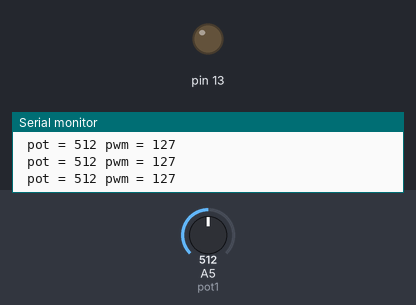
Bench run of a sketch on a simulated Arduino Uno, built with avr-gcc and run on an emulated ATmega328P. Parts: output pins drawn as LEDs (lit = HIGH), the last lines printed to the serial monitor. The inputs (shaded band) are chosen by the test bench; at power-on: A5 (pot1) = 512.

Above: at 1.2 s.
1.3 s: A5 (pot1) set to 521
At 1.6 s:
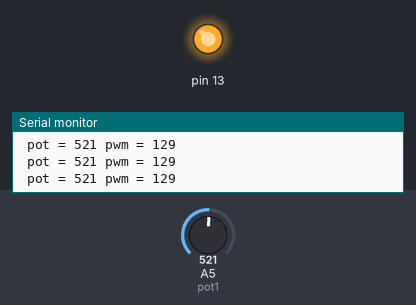
2.8 s: A5 (pot1) set to 511
At 3.1 s:
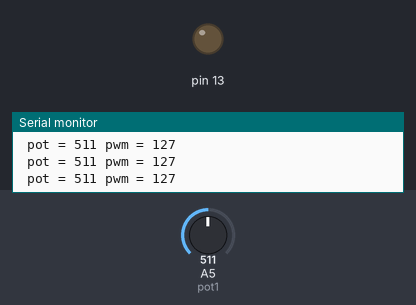
5.8 s: A5 (pot1) set to 716
At 6.5 s:
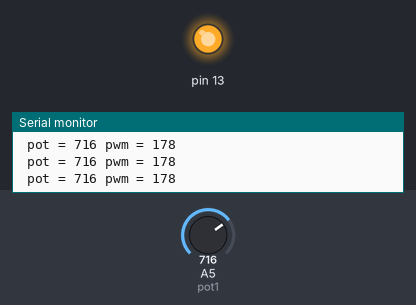
Timing chart, 0 to 8.8 s (numbered marks = the images above; inputs shaded):
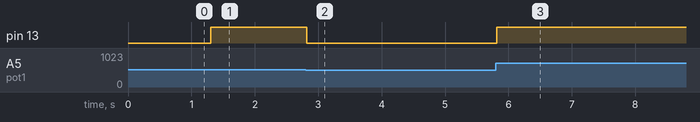

The sketch:

analog_read_to_pwm.ino
```cpp
const int pot1 = A5;  // Potentiometer 1
const int led = (12, 13);   // PWM output +led onboard

int sensin = 0;  //sensor in val analog read
byte pwm = 0;  // sens out val for pwm

void setup() {
Serial.begin(9600);
}

void loop() {
sensin = analogRead(pot1);  // Potentiometer 1
pwm = map(sensin, 0, 1023, 0, 255);  // PWM output val
pwm = constrain(pwm, 0, 255);
analogWrite(led, pwm);

Serial.print(" pot = ");
Serial.print(sensin);
Serial.print(" pwm = ");
Serial.println(pwm);

 delay(2);
}
```

Measured:
- the behaviour switches between 513 and 514 on A5 (pot1) (found by bisection; images 0 and 1)
- after the input at 1.3 s, pin 13: LOW → HIGH at once
- after the input at 2.8 s, pin 13: HIGH → LOW at once
- after the input at 5.8 s, pin 13: LOW → HIGH at once
